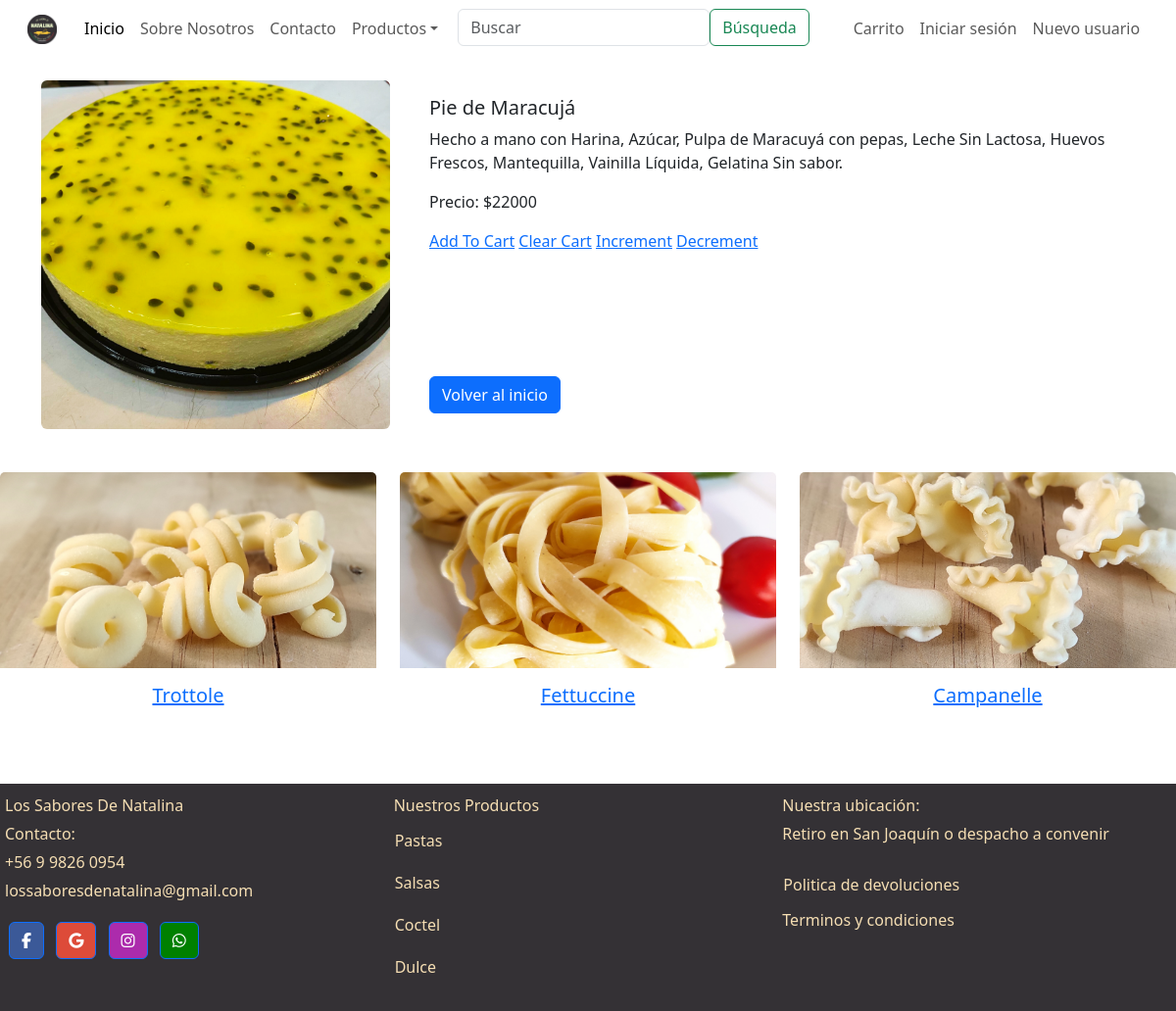
Before: /dulce/19/ with the older database file.
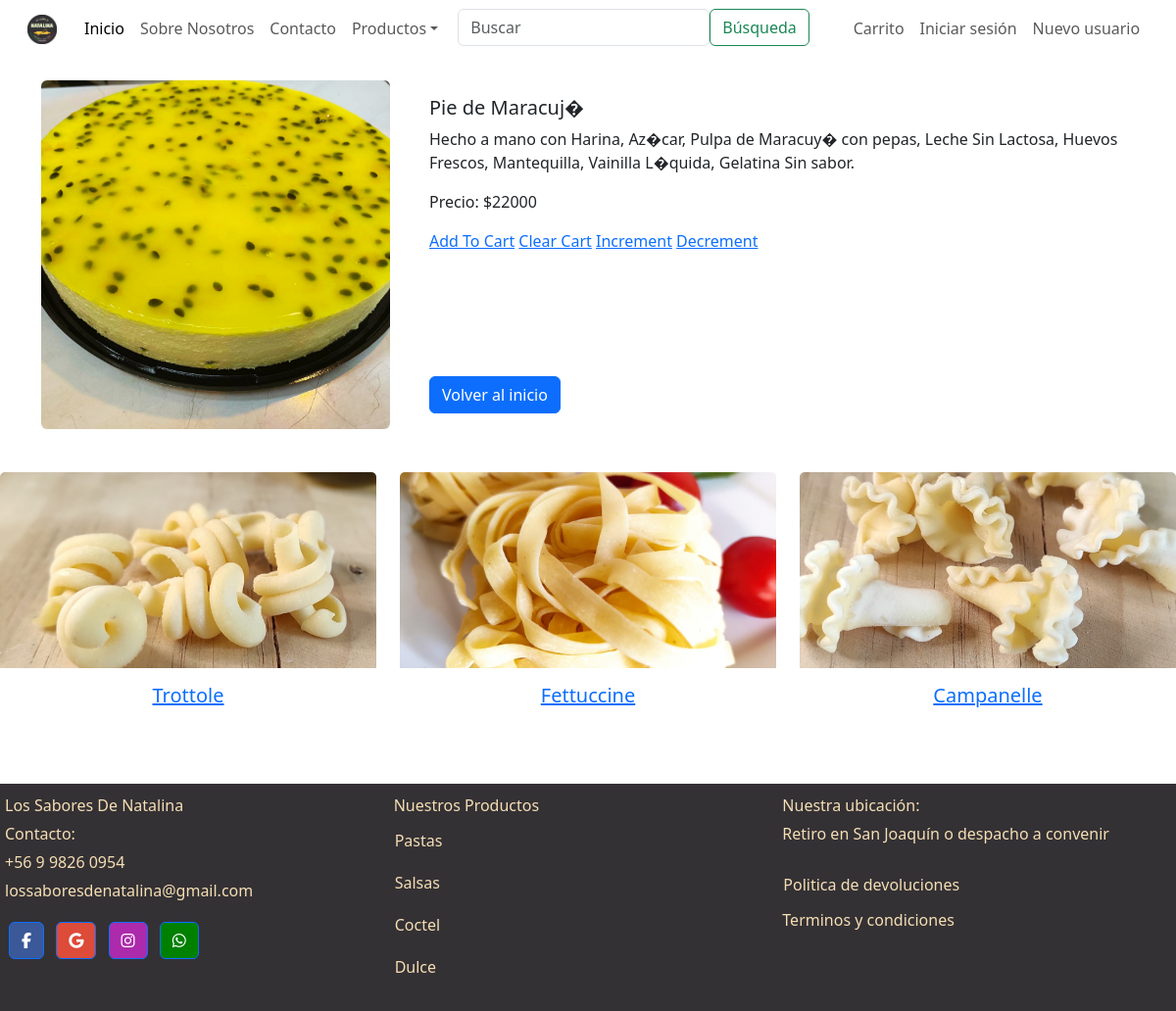
After: the same page with the newer database file.
### web/models.py (models this page shows, shortened)
class Producto(models.Model):
    producto_uuid = models.UUIDField(default= uuid.uuid4, editable= False, unique=True)
    name = models.CharField(max_length=64)
    description = models.TextField()
    price = models.DecimalField(max_digits=10, decimal_places=0)
    image = models.ImageField(upload_to='',null=True, blank=True)
    slug = models.SlugField(unique=True, blank=True)
    is_private = models.BooleanField(default=False)

### web/views.py (the view)
# urls.py: path('dulce/<int:producto_id>/', dulce_detail_view, name='dulce_detail'),
def dulce_detail_view(request, producto_id):
    dulce_instance = get_object_or_404(Dulce, pk=producto_id)
    random_prod = random.sample(list(Pasta.objects.exclude(pk=producto_id)), 3)
    context = {
        'dulce': dulce_instance,
        'random_prod': random_prod,
    }
    return render(request, 'detalle/dulce_detail.html', context)

### cart/context_processors.py (called while the page is built)
def cart_total_amount(request):
	if request.user.is_authenticated:
		cart = Cart(request)
		total_bill = 0.0
		for key,value in request.session['cart'].items():
			total_bill = total_bill + (float(value['price']) * value['quantity'])
		return {'cart_total_amount' : total_bill}
	else:
		return {'cart_total_amount' : 0}

### web/templates/detalle/dulce_detail.html
{% extends "base.html" %}
{% block content %}
<div class="container mt-4">
    <div class="row justify-content-center">
        <div class="col-md-4">
            <img src="{{ dulce.image.url }}" class="img-fluid rounded mx-auto d-block" style="max-width: 100%;">
        </div>
        <div class="col-md-8">
            <div class="card border-0 h-100">
                <div class="card-body d-flex flex-column justify-content-between">
                    <div>
                        <h5 class="card-title">{{ dulce.name }}</h5>
                        <p class="card-text">{{ dulce.description }}</p>
                        <p class="card-text">Precio: ${{ dulce.price }}</p>
                        <a href="{% url 'cart_add' dulce.id %}">Add To Cart</a>
                        <a href="{% url 'cart_clear' %}">Clear Cart</a>
                        <a href="{% url 'item_increment' dulce.id %}">Increment</a>
                        <a href="{% url 'item_decrement' dulce.id %}">Decrement</a>
                    </div>
                    <div>
                        <a href="{% url 'index' %}" class="btn btn-primary align-self-end">Volver al inicio</a>
                    </div>
                </div>
            </div>
        </div>
    </div>
</div>
{% if random_prod %}
<div class="row mt-4 mb-4">
    {% for random_product in random_prod %}
    <div class="col-md-4 mb-4">
        <div class="card border-0 h-100">
            <img src="{{ random_product.image.url }}" class="card-img-top" style="height: 200px; object-fit: cover;">
            <div class="card-body text-center">
                <h5 class="card-title"><a href="{% url 'prod_detail' random_product.id %}">{{ random_product.name }}</a></h5>
            </div>
        </div>
    </div>
    {% endfor %}
</div>
{% endif %}
</div>
{% endblock %}

Changed rows visible on the page:
changed Producto: name "Pie de Maracujá" → "Pie de Maracuj�"; description "Hecho a mano con Harina, Azúcar, Pulpa de Maracuyá con pepas, Leche Sin Lactosa, Huevos Frescos, Mantequilla, Vainilla Líquida, Gelatina Sin sabor." → "Hecho a mano con Harina, Az�car, Pulpa de Maracuy� con pepas, Leche Sin Lactosa, Huevos Frescos, Mantequilla, Vainilla L�quida, Gelatina Sin sabor."
